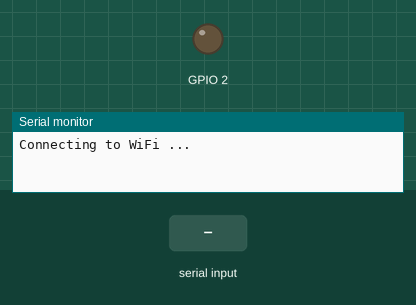
The sketch below on a simulated ESP32. Parts: output pins drawn as LEDs (lit = HIGH), the last lines printed to the serial monitor. Dashed ring = blinking. The inputs (shaded band) are chosen by the test bench. WiFi joins after 1.5 s; servers stay silent unless stated; the local clock reads 2024-03-15 10:24:30 at power-on unless the sketch sets it.

Above: at 0.1 s.
At 3.2 s:
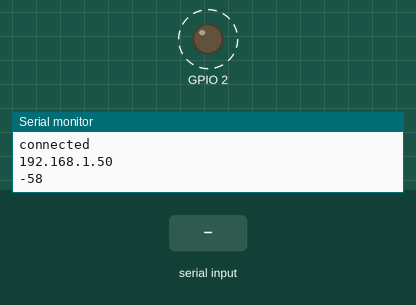
3.3 s: "1" received over Serial
5.5 s: "2" received over Serial
Timing chart, 0 to 13.5 s (numbered marks = the images above; inputs shaded):
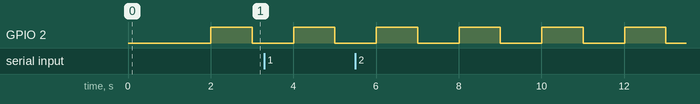

Measured:
- by itself, GPIO 2: alternates HIGH for 1.0 s and LOW for 1.0 s

The sketch:

wifi_test_esp32.ino
```cpp
/*
https://docs.espressif.com/projects/esp-idf/en/latest/esp32/api-reference/system/system_time.html
https://cplusplus.com/reference/ctime/tm/
https://cplusplus.com/reference/ctime/strftime/

ESP32 time and wifi practice


*/

#include <WiFi.h>
#include "time.h"

int printwifistatus();
void initWiFi();
int buffer_push(int);
void buffer_reset();
void do_protocol(int);
void printLocalTime();

const char* ssid = "ASUS-SENDUST";
const char* password = "--------";

unsigned long tm_now = millis();
unsigned long tm_last_print = 0;
unsigned long tm_last_wifiretry = 0;
bool led_status = false;
const char* wifistatus[] = {"idle", "no ssid avail", "scan complete", "connected", "fail connect", "connect lost", "disconnected"};
char strftime_buf[64];

const char* ntpServer = "pool.ntp.org";
const long  gmtOffset_sec = 0;
const int   daylightOffset_sec = 3600;


uint8_t sbuffer[20];
uint8_t sbuffer_idx = 0;
bool print_serial = false;

void setup() {
  Serial.begin(115200);
  pinMode(2, OUTPUT);
  digitalWrite(2, led_status);
  unsigned long tm_start = millis();
  initWiFi();
  Serial.print("WIFI connecting... ");
  Serial.print(millis() - tm_start);
  Serial.print("  mili seconds");
  Serial.print("RRSI: ");
  Serial.println(WiFi.RSSI());

}

void loop() {
  int sbyte;
  while(Serial.available())
  {
    sbyte = buffer_push(Serial.read());
    print_serial = true;
  }
  if (print_serial)
  {
    for (int i = 0; i < 20; i++)
    {
      Serial.print(" ");
      Serial.print(sbuffer[i]);
    }
    Serial.println("");
    print_serial = false;
  }

  if (sbyte = 10)
  {
    do_protocol(sbuffer[0]);
    buffer_reset();
  }

  tm_now = millis();
  if ((tm_now - tm_last_print) > 1000)
  {
    led_status = !led_status;
    digitalWrite(2, led_status);
    time_t now;
    struct tm * timeinfo;

    time(&now);
    timeinfo = localtime(&now);
    strftime(strftime_buf, sizeof(strftime_buf), "%c", timeinfo);
    Serial.println("strftime_buf variable is ");
    Serial.println(strftime_buf);

    if ((printwifistatus() != WL_CONNECTED) && ((tm_now - tm_last_wifiretry) > 5000))
      {
        WiFi.begin(ssid, password);
        Serial.println("Retry Wifi connection...");
        tm_last_wifiretry = tm_now;
      }
    tm_last_print = tm_now;
  }
}


void initWiFi() {
  WiFi.mode(WIFI_STA);
  WiFi.begin(ssid, password);
  Serial.print("Connecting to WiFi ..");
  while (WiFi.status() != WL_CONNECTED) {
    Serial.print('.');
    delay(1000);
  }
  Serial.println(WiFi.localIP());
}

int printwifistatus()
{
  int wstatus = WiFi.status();
  Serial.println(wifistatus[wstatus]);
  if (wstatus == WL_CONNECTED)
  {
    Serial.println(WiFi.localIP());
    Serial.println(WiFi.RSSI());
  }
  return wstatus;
}

void printLocalTime(){
  struct tm timeinfo;
  if(!getLocalTime(&timeinfo)){
    Serial.println("Failed to obtain time 1");
    return;
  }
  Serial.println(&timeinfo, "%A, %B %d %Y %H:%M:%S zone %Z %z ");
}


int buffer_push(int single_byte)
{
  sbuffer[sbuffer_idx] = single_byte;
  if (sbuffer_idx < 19)
  {
    sbuffer_idx++;
  }
  else
  {
    sbuffer_idx = 0;
  }
  return single_byte;
}

void buffer_reset()
{
  for (int i = 0; i < 20; i++)
    sbuffer[i] = 0;
  sbuffer_idx = 0;
}


void do_protocol(int cmd)
{
  if (cmd == 49)      // select number 1
  {
    Serial.println("Number 1 pressed\r\nconfig Time");
    configTime(gmtOffset_sec, daylightOffset_sec, ntpServer);
  }

  if (cmd == 50)      // select number 2
  {
    Serial.println("Number 2 pressed");
    printLocalTime();
  }
}
```
